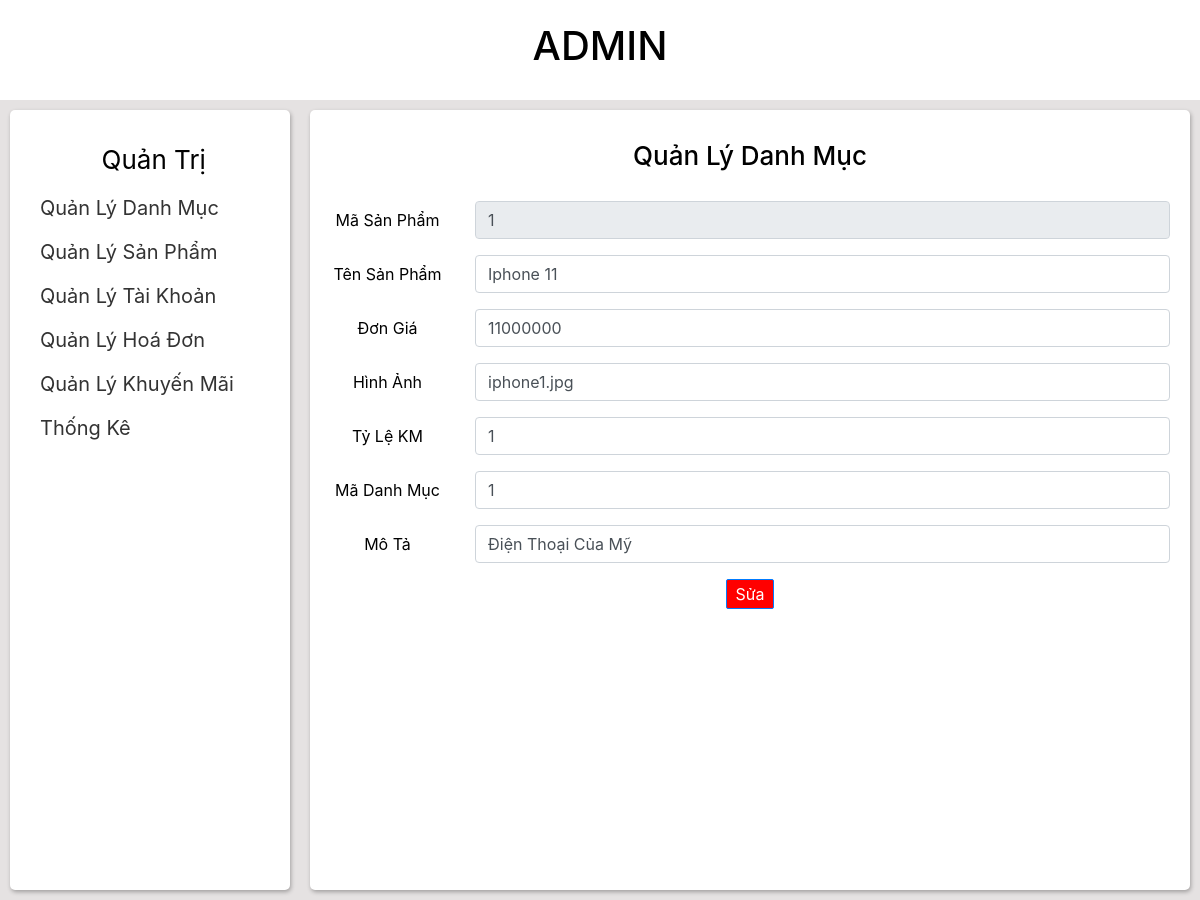
/admin/quanlysanpham/suasanpham.php?id=1, run on the app's committed database.
### tables this page shows
CREATE TABLE `san_pham` (
  `MaSP` varchar(10) NOT NULL,
  `TenSP` varchar(50) NOT NULL,
  `DonGia` int(100) NOT NULL,
  `HinhAnh` varchar(50) NOT NULL,
  `TyLeKM` varchar(10) NOT NULL,
  `MaDM` varchar(10) NOT NULL,
  `MoTa` varchar(255) NOT NULL
);

### admin/quanlysanpham/suasanpham.php (the view, shortened to what this page needs)
<!DOCTYPE html>
<html>
	<head>
		<link rel="stylesheet" href="https://cdn.jsdelivr.net/npm/bootstrap@4.0.0/dist/css/bootstrap.min.css">
		<link rel="stylesheet" type="text/css" href="../../style/styleAdmin.css">
	</head>
	<body>
		<div class="header">
				<h1>ADMIN</h1>
		</div>
		<div class="wrap">
			<div class="navbar">
				<div class="navbar-wrap">
					<div class="navbar-user">
						<span>Quản Trị</span>
					</div>
					<div>
						<ul class="navbar-item">
							<li class="navbar-item-li">
								<a class="navbar-item-link" href="../quanlydanhmuc/quanlydanhmuc.php">Quản Lý Danh Mục</a>
							</li>
							<li class="navbar-item-li">
								<a class="navbar-item-link" href="#" >Quản Lý Sản Phẩm</a>
							</li>
							<li class="navbar-item-li">
								<a class="navbar-item-link" href="../quanlytaikhoan/quanlytaikhoan.php" >Quản Lý Tài Khoản</a>
							</li>
							<li class="navbar-item-li">
								<a class="navbar-item-link" href="../quanlyhoadon/xemdonhangdagiao.php" >Quản Lý Hoá Đơn</a>
							</li>
							<li class="navbar-item-li">
								<a class="navbar-item-link" href="../quanlykhuyenmai/quanlykhuyenmai.php" >Quản Lý Khuyến Mãi</a>
							</li>
							<li class="navbar-item-li">
								<a class="navbar-item-link" href="../thongke/thongkedoanhthu.php" >Thống Kê</a>
							</li>
						</ul>
					</div>
				</div>
			</div>
			<div class="container">
					<?php
					include'../connect.php';
					$idsp=filter_input(INPUT_GET,'id');
					$sql_suasp="SELECT *FROM san_pham where MaSP='$idsp'";
					$result_suasp=mysqli_query($conn,$sql_suasp);
					?>
				<div class="container-wrap">
					<h1 class="container-header">
						Quản Lý Danh Mục
					</h1>
					<div>
						<form>
							<?php
							if($result_suasp){
							while ($data=mysqli_fetch_array($result_suasp))
							{
							?>
						  <div class="form-group row">
						    <label for="inputEmail3" class="col-sm-2 col-form-label fs-16 ">Mã Sản Phẩm</label>
						    <div class="col-sm-10">
						      <input type="text" class="form-control" id="inputEmail3 " placeholder="Nhập mã danh mục..."  value="<?php echo $data['MaSP'];?>" name="txtmasp" readonly>
						    </div>
						  </div>
						  <div class="form-group row">
						    <label for="inputPassword3" class="col-sm-2 col-form-label fs-16 ">Tên Sản Phẩm</label>
						    <div class="col-sm-10">
						      <input type="text" class="form-control" id="inputPassword3 " placeholder="Nhập tên danh mục..." value="<?php echo $data['TenSP'];?>" name="txttensp">
						    </div>
						  </div>
						  <div class="form-group row">
						    <label for="inputPassword3" class="col-sm-2 col-form-label fs-16 " >Đơn Giá</label>
						    <div class="col-sm-10">
						      <input type="text" class="form-control" id="inputPassword3 " placeholder="Nhập trạng thái.." value="<?php echo $data['DonGia'];?>" name="txtdongia">
						    </div>
						  </div>
						  <div class="form-group row">
						    <label for="inputPassword3" class="col-sm-2 col-form-label fs-16 " >Hình Ảnh</label>
						    <div class="col-sm-10">
						      <input type="text" class="form-control" id="inputPassword3 " placeholder="Nhập trạng thái.." value="<?php echo $data['HinhAnh'];?>" name="txthinhanh">
						    </div>
						  </div>
						  <div class="form-group row">
						    <label for="inputPassword3" class="col-sm-2 col-form-label fs-16 " >Tỷ Lệ KM</label>
						    <div class="col-sm-10">
						      <input type="text" class="form-control" id="inputPassword3 " placeholder="Nhập trạng thái.." value="<?php echo $data['TyLeKM'];?>" name="txttylekm">
						    </div>
						  </div>
						  <div class="form-group row">
						    <label for="inputPassword3" class="col-sm-2 col-form-label fs-16 " >Mã Danh Mục</label>
						    <div class="col-sm-10">
						      <input type="text" class="form-control" id="inputPassword3 " placeholder="Nhập trạng thái.." value="<?php echo $data['MaDM'];?>" name="txtmadanhmuc">
						    </div>
						  </div>
						  <div class="form-group row">
						    <label for="inputPassword3" class="col-sm-2 col-form-label fs-16 " >Mô Tả</label>
						    <div class="col-sm-10">
						      <input type="text" class="form-control" id="inputPassword3 " placeholder="Nhập trạng thái.." value="<?php echo $data['MoTa'];?>" name="txtmota">
						    </div>
						  </div>
						  <div class="form-group">
						    <div class="col-sm-12">
						      <button type="submit"  class="btn btn-primary" name="btnSua">Sửa</button>
						    </div>
						  </div>
						  <?php
							}
							}
							?>
						</form>
					</div>
				</div>
			</div>
		</div>
	</body>
</html>

### style/styleAdmin.css (style rules this page uses)
* { padding: 0; margin: 0; box-sizing: border-box; }
body { font-size: 62.5%; height: 100vh; width: 100%; color: black; }
a { text-decoration: none; font-size: 20px; padding: 10px; transition: 0.3s ease; color: #333; }
ul li { list-style: none; }
.btn { background-color: red; padding: 2px 8px; border-radius: 2px; }
.fs-16 { font-size: 16px; }
.header { height: 100px; display: flex; align-items: center; justify-content: center; }
.wrap { display: flex; justify-content: center; background-color: #e5e2e2; min-height: 100vh; }
.navbar { width: 25%; padding: 10px; }
.navbar-item-li { margin: 14px 0; }
.navbar-wrap, .container-wrap { padding: 20px; width: 100%; height: 100%; background-color: white; border-radius: 5px; box-shadow: 1px 2px 4px rgba(0, 0, 0, 0.3); }
.navbar-user, .container-header { margin: 10px 0; text-align: center; font-size: 26px; }
.container-wrap { text-align: center; }
.container { width: 75%; padding: 10px; }
.container-header { margin-bottom: 30px; }

### data on the page
san_pham: txtmasp "1", txttensp "Iphone 11", txtdongia "11000000", txthinhanh "iphone1.jpg", txttylekm "1", txtmadanhmuc "1", txtmota "Điện Thoại Của Mỹ"
